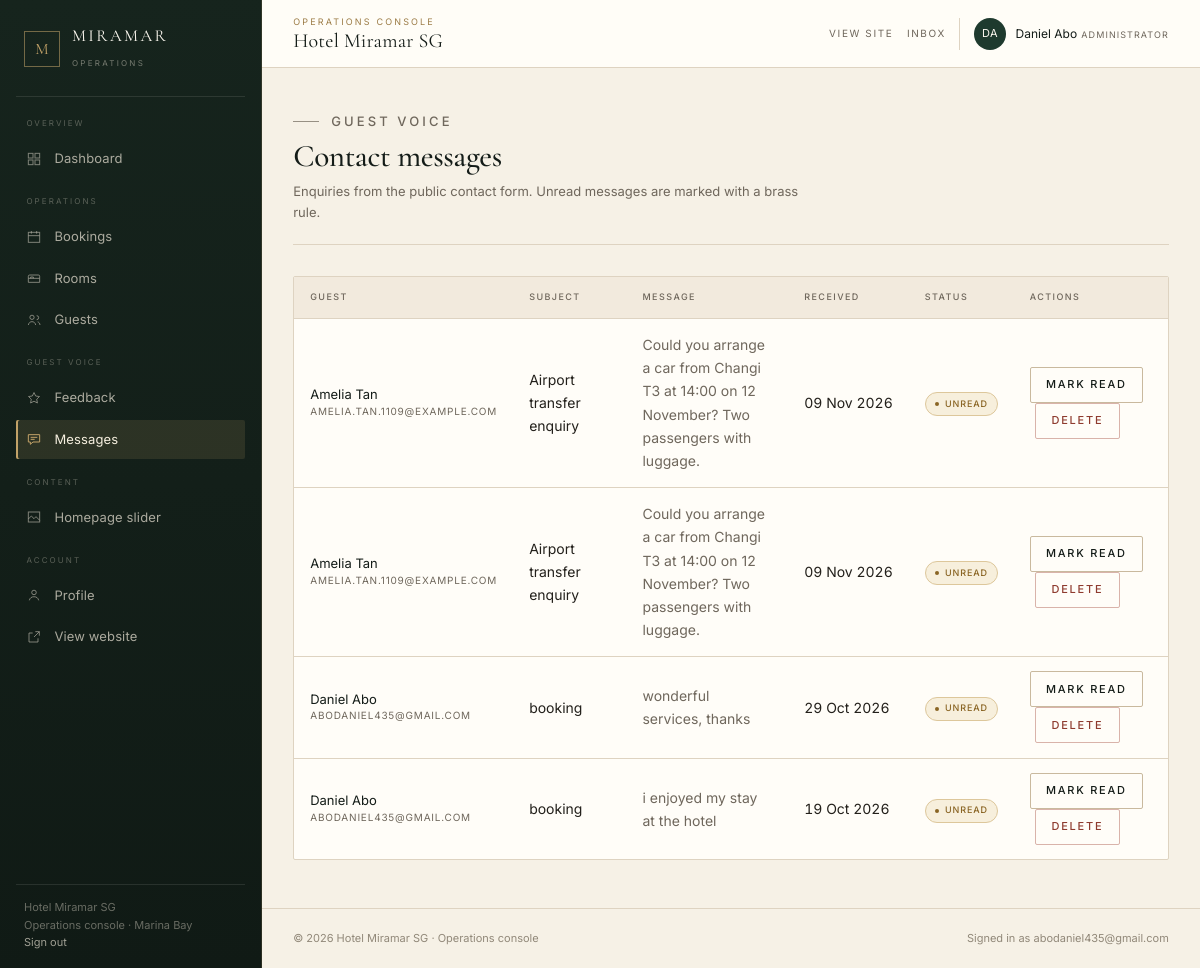
Page /admin/messages (signed in) on the committed database.
### app/models/models.py (models this page shows, shortened)
class User(UserMixin, db.Model):
    __tablename__ = 'users'
    id = db.Column(db.Integer, primary_key=True)
    email = db.Column(db.String(120), unique=True, nullable=False, index=True)
    password_hash = db.Column(db.String(256), nullable=False)
    first_name = db.Column(db.String(80), nullable=False)
    last_name = db.Column(db.String(80), nullable=False)
    phone = db.Column(db.String(30))
    address = db.Column(db.String(255))
    is_admin = db.Column(db.Boolean, default=False, nullable=False)
    is_active = db.Column(db.Boolean, default=True, nullable=False)
    created_at = db.Column(db.DateTime, default=datetime.utcnow)
    updated_at = db.Column(db.DateTime, default=datetime.utcnow, onupdate=datetime.utcnow)
    bookings = db.relationship('Booking', back_populates='user', lazy='dynamic',
                               cascade='all, delete-orphan')
    feedbacks = db.relationship('Feedback', back_populates='user', lazy='dynamic')
    @property
    def full_name(self):
        return f'{self.first_name} {self.last_name}'

class ContactMessage(db.Model):
    __tablename__ = 'contact_messages'
    id = db.Column(db.Integer, primary_key=True)
    name = db.Column(db.String(120), nullable=False)
    email = db.Column(db.String(120), nullable=False)
    subject = db.Column(db.String(200))
    message = db.Column(db.Text, nullable=False)
    is_read = db.Column(db.Boolean, default=False)
    created_at = db.Column(db.DateTime, default=datetime.utcnow)

### app/routes/admin.py (the view)
@admin_bp.route('/messages')
@admin_required
def messages():
    msgs = ContactMessage.query.order_by(ContactMessage.created_at.desc()).all()
    return render_template('admin/messages.html', messages=msgs)

### app/models/models.py (called while the page is built)
@login_manager.user_loader
def load_user(user_id):
    return User.query.get(int(user_id))

### app/routes/admin.py (called while the page is built)
def admin_required(f):
    @wraps(f)
    @login_required
    def decorated(*args, **kwargs):
        if not current_user.is_admin:
            abort(403)
        return f(*args, **kwargs)
    return decorated

### app/templates/admin/messages.html (shortened to what this page needs)
{% extends 'admin/base_admin.html' %}
{% block admin_content %}
<div class="admin-page-head">
  <div>
    <p class="eyebrow">Guest voice</p>
    <h1>Contact messages</h1>
    <p>Enquiries from the public contact form. Unread messages are marked with a brass rule.</p>
  </div>
</div>
<div class="table-wrap">
  <table>
    <thead>
      <tr><th>Guest</th><th>Subject</th><th>Message</th><th>Received</th><th>Status</th><th>Actions</th></tr>
    </thead>
    <tbody>
      {% for m in messages %}
      <tr>
        <td>
          <div class="cell-with-thumb__name">{{ m.name }}</div>
          <div class="cell-with-thumb__meta">{{ m.email }}</div>
        </td>
        <td>{{ m.subject or '—' }}</td>
        <td class="cell-truncate cell-muted">{{ m.message|truncate(100, true, '…') }}</td>
        <td class="table-num">{{ m.created_at.strftime('%d %b %Y') }}</td>
        <td>
          {% if m.is_read %}<span class="badge badge-cancelled">Read</span>
          {% else %}<span class="badge badge-pending">Unread</span>{% endif %}
        </td>
        <td>
          {% if not m.is_read %}
          <form method="post" action="{{ url_for('admin.mark_message_read', msg_id=m.id) }}">
            <button type="submit" class="btn btn--ghost btn--sm">Mark read</button>
          </form>
          {% endif %}
          <form method="post" action="{{ url_for('admin.delete_message', msg_id=m.id) }}" onsubmit="return confirm('Delete this message?');">
            <button type="submit" class="btn btn--danger btn--sm">Delete</button>
          </form>
        </td>
      </tr>
      {% else %}
      <tr><td colspan="6" class="cell-muted">No messages yet.</td></tr>
      {% endfor %}
    </tbody>
  </table>
</div>
{% endblock %}

### app/templates/admin/base_admin.html (shortened to what this page needs)
{% set ep = request.endpoint or '' %}
<!DOCTYPE html>
<html lang="en">
<head>
  <link rel="stylesheet" href="{{ url_for('static', filename='css/main.css') }}">
</head>
<body class="admin-body">
  <div class="admin-shell">
    <aside class="admin-sidebar" id="admin-sidebar" data-admin-panel aria-label="Console navigation">
      <a class="admin-brand" href="{{ url_for('admin.dashboard') }}">
        <span class="admin-brand__monogram" aria-hidden="true">M</span>
        <span>
          <span class="admin-brand__name">Miramar</span>
          <span class="admin-brand__role">Operations</span>
        </span>
      </a>
      <nav class="admin-nav" aria-label="Console sections">
        <p class="admin-nav__group">Overview</p>
        <a href="{{ url_for('admin.dashboard') }}" class="admin-nav__link{% if ep == 'admin.dashboard' %} is-active{% endif %}"{% if ep == 'admin.dashboard' %} aria-current="page"{% endif %}>
          <svg viewBox="0 0 24 24" aria-hidden="true"><rect x="3.5" y="3.5" width="7" height="7"/><rect x="13.5" y="3.5" width="7" height="7"/><rect x="3.5" y="13.5" width="7" height="7"/><rect x="13.5" y="13.5" width="7" height="7"/></svg>
          Dashboard
        </a>
        <p class="admin-nav__group">Operations</p>
        <a href="{{ url_for('admin.bookings') }}" class="admin-nav__link{% if 'booking' in ep %} is-active{% endif %}"{% if 'booking' in ep %} aria-current="page"{% endif %}>
          <svg viewBox="0 0 24 24" aria-hidden="true"><rect x="3.5" y="5" width="17" height="15"/><path d="M3.5 10h17M8 3v4M16 3v4"/></svg>
          Bookings
        </a>
        <a href="{{ url_for('admin.rooms') }}" class="admin-nav__link{% if 'room' in ep %} is-active{% endif %}"{% if 'room' in ep %} aria-current="page"{% endif %}>
          <svg viewBox="0 0 24 24" aria-hidden="true"><path d="M3.5 18.5v-6h17v6M3.5 18.5h17M3.5 12.5v-3a2 2 0 0 1 2-2h13a2 2 0 0 1 2 2v3M7 12.5v-2h4v2"/></svg>
          Rooms
        </a>
        <a href="{{ url_for('admin.customers') }}" class="admin-nav__link{% if 'customer' in ep %} is-active{% endif %}"{% if 'customer' in ep %} aria-current="page"{% endif %}>
          <svg viewBox="0 0 24 24" aria-hidden="true"><circle cx="9" cy="8" r="3.2"/><path d="M3.5 19.5c.6-3.2 2.7-5 5.5-5s4.9 1.8 5.5 5M16 5.5a3 3 0 0 1 0 6M17.5 14.8c2 .5 3.2 2.1 3.5 4.7"/></svg>
          Guests
        </a>
        <p class="admin-nav__group">Guest voice</p>
        <a href="{{ url_for('admin.feedback') }}" class="admin-nav__link{% if 'feedback' in ep %} is-active{% endif %}"{% if 'feedback' in ep %} aria-current="page"{% endif %}>
          <svg viewBox="0 0 24 24" aria-hidden="true"><path d="M12 3.8l2.5 5.2 5.7.8-4.1 4 1 5.7-5.1-2.7-5.1 2.7 1-5.7-4.1-4 5.7-.8z"/></svg>
          Feedback
        </a>
        <a href="{{ url_for('admin.messages') }}" class="admin-nav__link{% if 'message' in ep %} is-active{% endif %}"{% if 'message' in ep %} aria-current="page"{% endif %}>
          <svg viewBox="0 0 24 24" aria-hidden="true"><path d="M3.5 5.5h17v11h-10l-4 3.5v-3.5h-3z"/><path d="M7 9.5h10M7 12.5h6"/></svg>
          Messages
        </a>
        <p class="admin-nav__group">Content</p>
        <a href="{{ url_for('admin.slider') }}" class="admin-nav__link{% if 'slider' in ep %} is-active{% endif %}"{% if 'slider' in ep %} aria-current="page"{% endif %}>
          <svg viewBox="0 0 24 24" aria-hidden="true"><rect x="3.5" y="4.5" width="17" height="15"/><path d="M3.5 15l4.5-4.5 4 4 3-3 5.5 5.5M8 8.8h.01"/></svg>
          Homepage slider
        </a>
        <p class="admin-nav__group">Account</p>
        <a href="{{ url_for('admin.profile') }}" class="admin-nav__link{% if ep == 'admin.profile' %} is-active{% endif %}"{% if ep == 'admin.profile' %} aria-current="page"{% endif %}>
          <svg viewBox="0 0 24 24" aria-hidden="true"><circle cx="12" cy="8.2" r="3.4"/><path d="M5 20c.7-3.5 3.3-5.4 7-5.4s6.3 1.9 7 5.4"/></svg>
          Profile
        </a>
        <a href="{{ url_for('public.index') }}" class="admin-nav__link">
          <svg viewBox="0 0 24 24" aria-hidden="true"><path d="M14 4h6v6M20 4l-8 8M18 14v5.5H4.5V6H10"/></svg>
          View website
        </a>
      </nav>
      <div class="admin-sidebar__foot">
        {{ hotel_name }}<br>
        Operations console &middot; Marina Bay<br>
        <a href="{{ url_for('auth.logout') }}">Sign out</a>
      </div>
    </aside>
    <div class="admin-main" id="admin-main">
      <header class="admin-topbar">
        <div>
          <p class="admin-topbar__eyebrow">Operations console</p>
          <p class="admin-topbar__title">{{ hotel_name }}</p>
        </div>
        <div class="admin-topbar__actions">
          <a class="admin-topbar__link" href="{{ url_for('public.index') }}">View site</a>
          <a class="admin-topbar__link" href="{{ url_for('admin.messages') }}">Inbox</a>
          <div class="admin-user">
            <span class="admin-user__avatar" aria-hidden="true">{{ current_user.first_name[0] }}{{ current_user.last_name[0] }}</span>
            <span>
              <span class="admin-user__name">{{ current_user.full_name }}</span>
              <span class="admin-user__role">Administrator</span>
            </span>
          </div>
        </div>
      </header>
      <main class="admin-content">
        {% block admin_content %}{% endblock %}
      </main>
      <footer class="admin-footer">
        <span>&copy; 2026 {{ hotel_name }} &middot; Operations console</span>
        <span>Signed in as {{ current_user.email }}</span>
      </footer>
    </div>
  </div>
</body>
</html>

### rows in the picture
User: first_name "D", last_name "A", full_name "Daniel Abo", email "abodaniel435@gmail.com"
ContactMessage: name "Amelia Tan", email "AMELIA.TAN.1109@EXAMPLE.COM", subject "Airport transfer enquiry", message "Could you arrange a car from Changi T3 at 14:00 on 12 November? Two passengers with luggage.", created_at "09 Nov 2026", is_read "UNREAD"
ContactMessage: name "Amelia Tan", email "AMELIA.TAN.1109@EXAMPLE.COM", subject "Airport transfer enquiry", message "Could you arrange a car from Changi T3 at 14:00 on 12 November? Two passengers with luggage.", created_at "09 Nov 2026", is_read "UNREAD"
ContactMessage: name "Daniel Abo", email "ABODANIEL435@GMAIL.COM", subject "booking", message "wonderful services, thanks", created_at "29 Oct 2026", is_read "UNREAD"
ContactMessage: name "Daniel Abo", email "ABODANIEL435@GMAIL.COM", subject "booking", message "i enjoyed my stay at the hotel", created_at "19 Oct 2026", is_read "UNREAD"

### other values in the picture
{{ hotel_name }} "Hotel Miramar SG"
